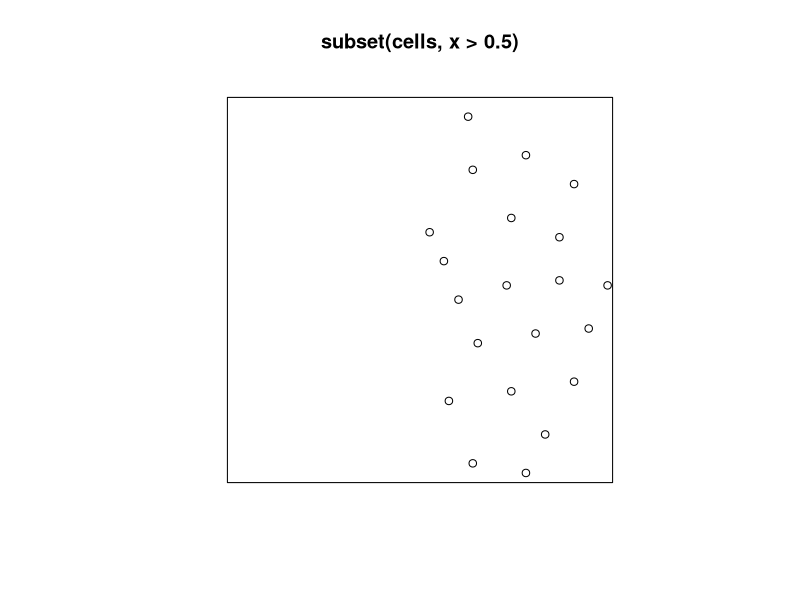

Reproduce this figure in R.
library(spatstat)


### Name: subset.ppp
### Title: Subset of Point Pattern Satisfying A Condition
### Aliases: subset.ppp subset.pp3 subset.lpp subset.ppx
### Keywords: spatial manip

### ** Examples

 plot(subset(cells, x > 0.5))

 subset(amacrine, marks == "on")

 subset(amacrine, marks == "on", drop=TRUE)

 subset(redwood, nndist(redwood) > 0.04)

 subset(finpines, select=height)

 subset(finpines, diameter > 2, height)

 subset(nbfires, year==1999 & ign.src == "campfire",
                 select=cause:fnl.size)

 v <- subset(chicago, x + y > 1100 & marks == "assault")

 vv <- subset(chicago, x + y > 1100 & marks == "assault", drop=TRUE)

 a <- subset(rpoispp3(40), z > 0.5)
